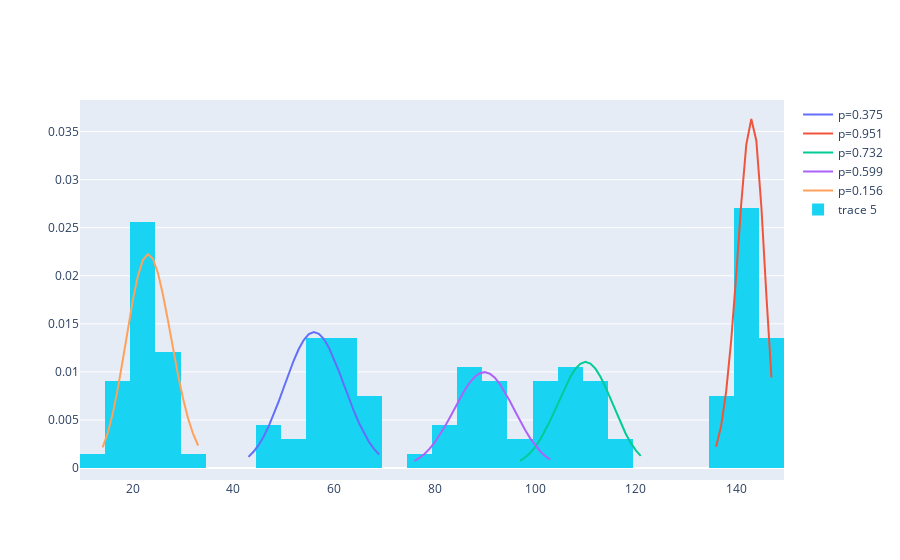

Notebook source saved alongside this figure:
### Code cell
proportions = n_values/np.sum(n_values)
plot_binomial_mixture(p_values, proportions=proportions, S=S)
